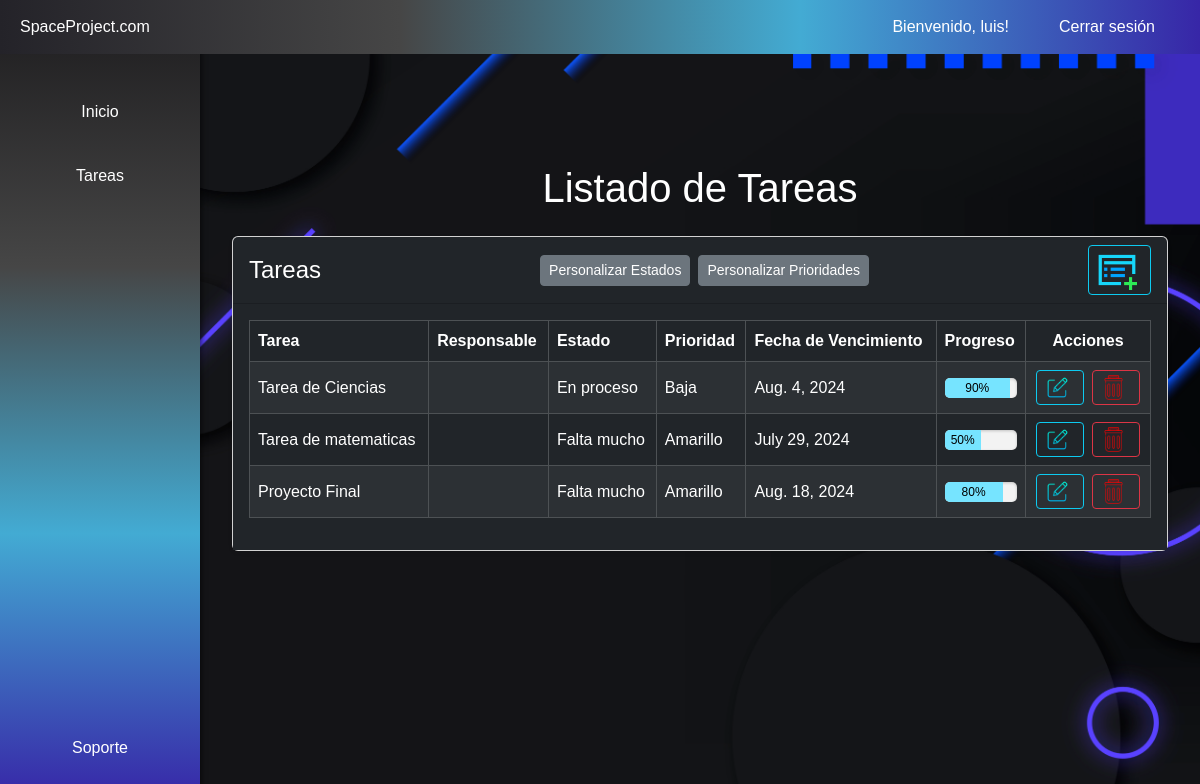
/index/ (signed in), run on the app's committed database.
### gestor/models.py (models this page shows, shortened)
class Proyecto(models.Model):
    id_proyecto = models.AutoField(primary_key=True, verbose_name='ID Proyecto')
    nombre_proyecto = models.CharField(max_length=255)
    responsable = models.EmailField(null=True, blank=True)
    id_estado = models.ForeignKey(Estado, on_delete=models.CASCADE)
    id_prioridad = models.ForeignKey(Prioridad, on_delete=models.CASCADE)
    fecha_vencimiento = models.DateField(default=timezone.now() + timedelta(days=30))
    id_usuario = models.ForeignKey(User, on_delete=models.CASCADE)
    porcentaje = models.PositiveIntegerField(default=0)  # Nuevo campo de porcentaje

class Estado(models.Model):
    id_estado = models.AutoField(primary_key=True, verbose_name='ID Estado')
    descripcion_estado = models.CharField(max_length=50)
    id_usuario = models.ForeignKey(User, null=True, blank=True, on_delete=models.CASCADE)

class Prioridad(models.Model):
    id_prioridad = models.AutoField(primary_key=True, verbose_name='ID Prioridad')
    descripcion_prioridad = models.CharField(max_length=50)
    id_usuario = models.ForeignKey(User, null=True, blank=True, on_delete=models.CASCADE)

### gestor/views.py (the view)
# urls.py: path('index/', proyectos, name='index'),
@login_required(login_url='/accounts/login/')
def proyectos(request):
    proyectos = Proyecto.objects.filter(id_usuario=request.user)
    estados = Estado.objects.all()
    prioridades = Prioridad.objects.all()
    return render(request, 'proyectos/index.html', {
        'proyectos': proyectos,
        'estados': estados,
        'prioridades': prioridades,
    })

### gestor/templates/proyectos/index.html (shortened to what this page needs)
{% extends "base.html" %}
{% load static %}
{% block contenido %}
<h1 class="text-center my-4">Listado de Tareas</h1>
<div class="container">
    <div class="card shadow-sm mb-4">
        <div class="card-header d-flex justify-content-between align-items-center bg-dark text-white">
            <h4 class="mb-0">Tareas</h4>
            <div class="d-flex justify-content-center w-100">
                <a href="{% url 'custom_estado' %}" class="btn btn-secondary btn-sm me-2">Personalizar Estados</a>
                <a href="{% url 'custom_prioridad' %}" class="btn btn-secondary btn-sm">Personalizar Prioridades</a>
            </div>
            <a href="{% url 'agregar_proyecto' %}" class="btn btn-outline-info btn-sm">
                <img src="{% static 'imagenes/icono agregar4.png' %}" alt="Agregar Tarea" style="width: 40px; height: 40px; margin-right: 5px;">
            </a>
        </div>
        <div class="card-body bg-dark text-white">
            <div class="table-responsive">
                <table id="example" class="table table-hover table-bordered align-middle table-striped table-dark">
                    <thead class="table-dark">
                        <tr>
                            <th scope="col">Tarea</th>
                            <th scope="col">Responsable</th>
                            <th scope="col">Estado</th>
                            <th scope="col">Prioridad</th>
                            <th scope="col">Fecha de Vencimiento</th>
                            <th scope="col">Progreso</th>
                            <th scope="col" class="text-center">Acciones</th>
                        </tr>
                    </thead>
                    <tbody>
                        {% for proyecto in proyectos %}
                        <tr>
                            <td>{{ proyecto.nombre_proyecto }}</td>
                            <td>{{ proyecto.responsable }}</td>
                            <td>{{ proyecto.id_estado.descripcion_estado }}</td>
                            <td>{{ proyecto.id_prioridad.descripcion_prioridad }}</td>
                            <td>{{ proyecto.fecha_vencimiento }}</td>
                            <td>
                                <div class="progress">
                                    <div class="progress-bar" role="progressbar" style="width: {{ proyecto.porcentaje }}%" aria-valuenow="{{ proyecto.porcentaje }}" aria-valuemin="0" aria-valuemax="100">
                                        {{ proyecto.porcentaje }}%
                                    </div>
                                </div>
                            </td>
                            <td class="text-center">
                                <a href="{% url 'actualizar_proyecto' proyecto.id_proyecto %}" class="btn btn-outline-info btn-sm me-1">
                                    <img src="{% static 'imagenes/icono-editar.png' %}" alt="Editar" style="width: 25px; height: 25px; margin-right: 5px;">
                                </a>
                                <a href="{% url 'eliminar_proyecto' proyecto.id_proyecto %}" class="btn btn-outline-danger btn-sm">
                                    <img src="{% static 'imagenes/icono-eliminar.png' %}" alt="Eliminar" style="width: 25px; height: 25px; margin-right: 5px;">
                                </a>
                            </td>
                        </tr>
                        {% endfor %}
                    </tbody>
                </table>
            </div>
        </div>
    </div>
</div>
{% endblock %}

### gestor/templates/base.html (shortened to what this page needs)
{% load static %}
<!doctype html>
<html lang="es">
<head>
    <link href="https://cdn.jsdelivr.net/npm/bootstrap@5.3.2/dist/css/bootstrap.min.css" rel="stylesheet" />
</head>
<body>
    <div class="navbar-top">
        <div class="navbar-center">
            SpaceProject.com
        </div>
        <div>
            <ul class="nav">
                {% if user.is_authenticated %}
                    <li class="nav-item">
                        <span class="nav-link">Bienvenido, {{ user.username }}!</span>
                    </li>
                    <li class="nav-item">
                        <a class="nav-link" href="{% url 'logout' %}">Cerrar sesión</a>
                    </li>
                {% endif %}
            </ul>
        </div>
    </div>
    <div class="sidebar">
        <ul class="nav flex-column">
            <li class="nav-item">
                <a class="nav-link active" href="{% url 'inicio' %}">Inicio</a>
            </li>
            <li class="nav-item">
                <a class="nav-link" href="{% url 'index' %}">Tareas</a>
            </li>
            <div class="flex-grow-1"></div>
            <li class="nav-item">
                <a class="nav-link" href="{% url 'soporte' %}">Soporte</a>
            </li>
        </ul>
    </div>
    <div class="content">
        {% block contenido %}{% endblock %}
    </div>
</body>
</html>

### data on the page
Proyecto: nombre_proyecto "Tarea de Ciencias", id_estado.descripcion_estado "En proceso", id_prioridad.descripcion_prioridad "Baja", fecha_vencimiento "Aug. 4, 2024", porcentaje "90"
Proyecto: nombre_proyecto "Tarea de matematicas", id_estado.descripcion_estado "Falta mucho", id_prioridad.descripcion_prioridad "Amarillo", fecha_vencimiento "July 29, 2024", porcentaje "50"
Proyecto: nombre_proyecto "Proyecto Final", id_estado.descripcion_estado "Falta mucho", id_prioridad.descripcion_prioridad "Amarillo", fecha_vencimiento "Aug. 18, 2024", porcentaje "80"

### other printed values
{{ user.username }} "luis"
